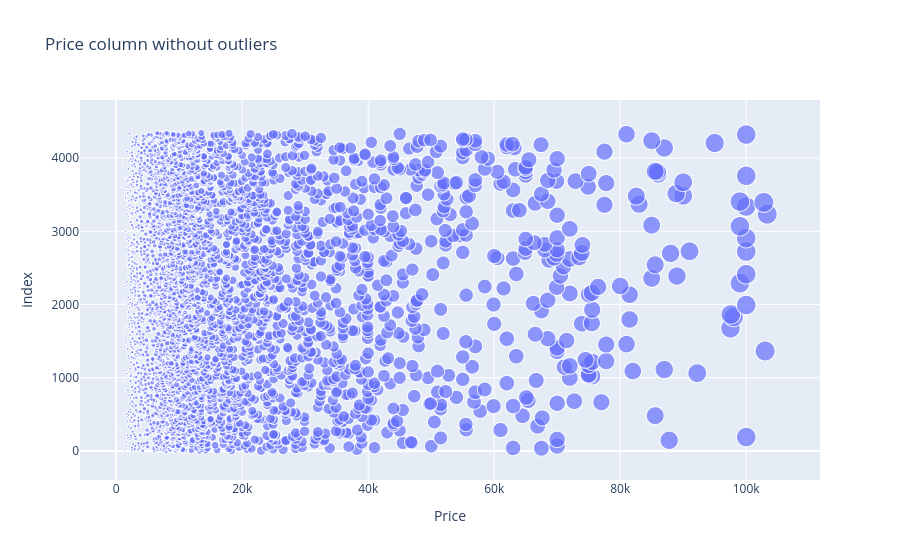

Notebook code for this chart:
### Code cell
# Remove 2% of the outliers of the column Price
q = df['Price'].quantile(0.98)
df = df[df['Price']<q]
px.scatter(df,'Price', size='Price', title="Price column without outliers")

### Figure 1 — Plotly figure (JSON) as saved in the notebook; plotly's stock layout.template omitted (floating-point values rounded to 4 significant figures; data arrays with more than 128 entries replaced by an {"elided": "..."} marker saying what was removed)
{"data": [{"hovertemplate": "Price=%{marker.size}<br>index=%{y}<extra></extra>", "legendgroup": "", "marker": {"color": "#636efa", "size": {"elided": "3943 float values"}, "sizemode": "area", "sizeref": 258.3, "symbol": "circle"}, "mode": "markers", "name": "", "showlegend": false, "type": "scattergl", "x": {"elided": "3943 float values"}, "xaxis": "x", "y": {"elided": "3943 int values"}, "yaxis": "y"}], "layout": {"legend": {"itemsizing": "constant", "tracegroupgap": 0}, "title": {"text": "Price column without outliers"}, "xaxis": {"anchor": "y", "domain": [0, 1], "title": {"text": "Price"}}, "yaxis": {"anchor": "x", "domain": [0, 1], "title": {"text": "index"}}}}
